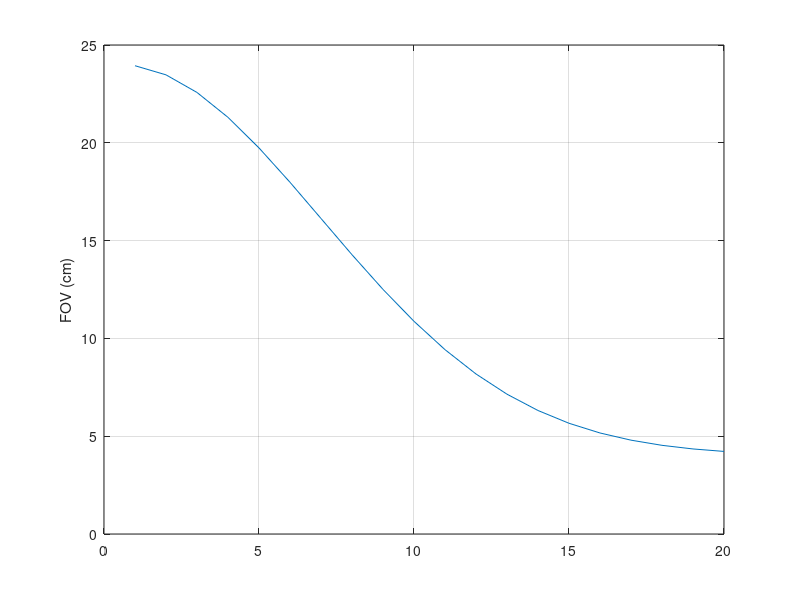

Write the MATLAB code that produced this figure. (Note: this script raises an error after producing the figure.)
% add nufft toolbox path : C:\Users\P53-LOCAL\Desktop\AI\compressed_sensing\codes\irt

close all
clear
clc
addpath(strcat(pwd,'/utils'));

% generate a variable density spiral with gaussian density.
SIGMA = 3;
FOV = gausswin(40,SIGMA);
FOV = FOV(end/2+1:end);
FOV = FOV*20+4; %cm

% FOV = ones(20,1) * 24;

figure;
plot(FOV);
grid on
ylabel("FOV (cm)");

RADIUS = linspace(0,1,20);
RESOLUTION = 0.5; % in mm
NITLV = 16; % number of spiral interleaves: 16

gamma = 4.257; % 1H

Gmax = 1.8 ; % maximum gradient in [G/CM];
Smax = 5; %Maximum slew-rate; [G/(CM*ms)]
T = 10e-3; % time sampling (in mS);

disp('design spiral')
[k,g,s,time] = vdSpiralDesign_old(NITLV, RESOLUTION,FOV,RADIUS,gamma, Gmax,Smax,T,'cubic');
% k = k(2:end).'*exp(2*pi*i*[1:NITLV]/NITLV);
% k = k(:)/max(abs(k(:)))/2; % scale to range [-0.5,0.5]

% plot k-trajectory in (kx. ky);
readout = length(k);
figure('Name', "k-trajectory (kx, ky)");
plot(real(k), imag(k));
axis equal
grid on
title('K-trajectory (kx vs ky)');

% plot k-trajectory in time domain;
t = linspace(0,time,readout);
figure('Name', "K-trajectory: time domain");
plot(t, real(k));
hold on
plot(t, imag(k));
grid
xlabel('time (ms)');
ylabel('k traj (1/cm)');

% plot gradients in (gx, gy);
g = g*10; % G/cm -> mT/m;
figure('Name', "g-trajectory (gx, gy)");
plot(real(g), imag(g));
axis equal
grid on
title('gradient (gx vs gy)');

% plot gradients in time domain;
figure('Name', "g-trajectory : time domain");
plot(t, real(g));
hold on
plot(t, imag(g));
hold on
grid
xlabel('Time (ms)');
ylabel('Gradient (mT/m)');

% plot slewrate in (sx, sy);
s = s*10; % mT/(m*ms)
figure('Name', "s-trajectory (sx, sy)");
plot(real(s), imag(s));
axis equal
grid

% plot slewrate in time domain;
figure('Name', "s-trajectory : time domain");
plot(t, real(s));
hold on
plot(t, imag(s));
grid
xlabel('Time (ms)');
ylabel('Slew rate (mT/(m*ms))');

save('C:\Users\P53-LOCAL\Desktop\PAV10\rawdata\time_optimal\ktraj_vd_fov240_16shots.mat', 'k');
